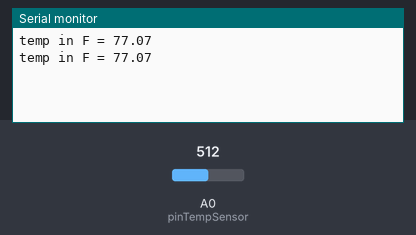
Bench run of a sketch on a simulated Arduino Uno, built with avr-gcc and run on an emulated ATmega328P. Parts: the last lines printed to the serial monitor. The inputs (shaded band) are chosen by the test bench; at power-on: A0 (pinTempSensor) = 512.

Above: at 10.8 s.
10.9 s: A0 (pinTempSensor) set to 716
At 20.5 s:
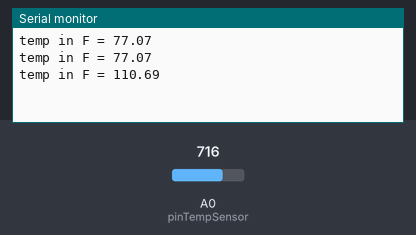
20.9 s: A0 (pinTempSensor) set to 900
At 30.6 s:
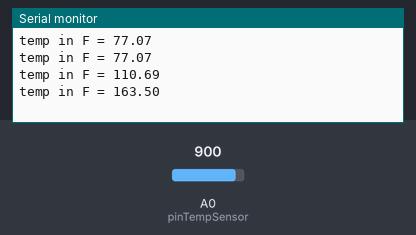
Timing chart, 0 to 32.1 s (numbered marks = the images above; inputs shaded):
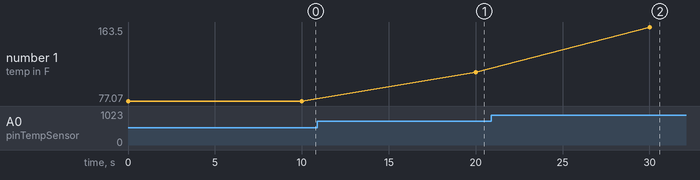

The sketch:

TemperatureSensor.ino
```cpp
#include <math.h>

const int B = 4275;               // B value of the thermistor

const int R0 = 100000;            // R0 = 100k

const int pinTempSensor = A0;     // Grove - Temperature Sensor connect to A0
void setup()
{
    Serial.begin(9600);
}

void loop()
{
    int a = analogRead(pinTempSensor);

    float R = 1023.0/a-1.0;
    R = R0*R;

    float tempC = 1.0/(log(R/R0)/B+1/298.15)-273.15; // convert to temperature via datasheet

    float tempF = (tempC * 9.0/5.0) + 32;

    Serial.print("temp in F = ");
    Serial.println(tempF);

    delay(10000);
}


/*
-- Blink Code
void setup() {
    pinMode(LED_BUILTIN, OUTPUT);
}

void loop() {
    digitalWrite(LED_BUILTIN, HIGH);
    delay(4000);
    digitalWrite(LED_BUILTIN, LOW);
    delay(4000);
}
*/
```

Measured:
- after the input at 10.9 s, the serial monitor: prints a new line after 9.1 s (image 1)
- after the input at 20.9 s, the serial monitor: prints a new line after 9.1 s (image 2)
- plotted number 1: 77.07 → 110.69 after the input at 10.9 s, 110.69 → 163.5 after the input at 20.9 s
